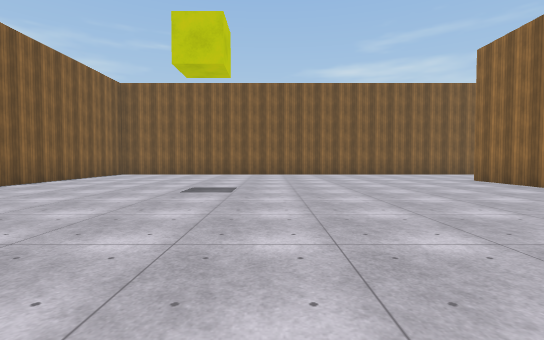
[1] (above)

24 first-person views from a walk through a 3-D level made in the Unity game engine. The camera is 1.3 m above the floor, tilts 2° down and sees 85° across. The floor is counted in squares, 2 m on a side. Each view is taken from the middle of a square. On the plan, view 1 faces up. The plan holds only what a view shows up to about 9 squares ahead; the rest is blank. The place goes on beyond the plan. The player character is not drawn. Surface patterns are stand-ins for the level's own textures.

[2]
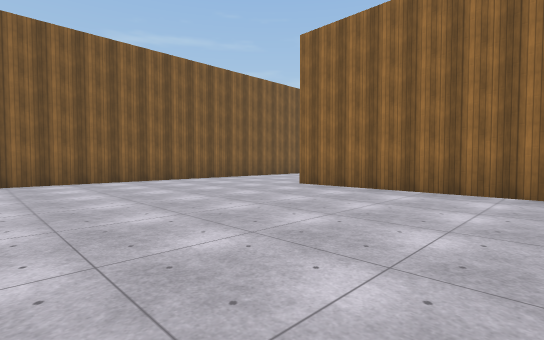

[3]
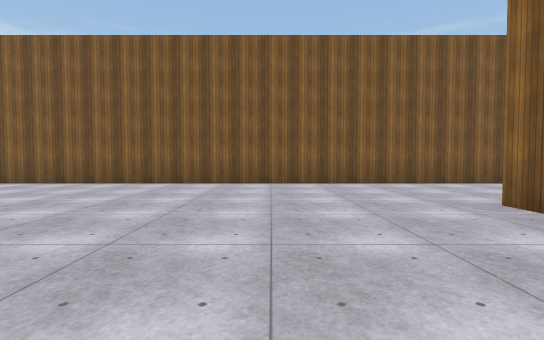

[4]
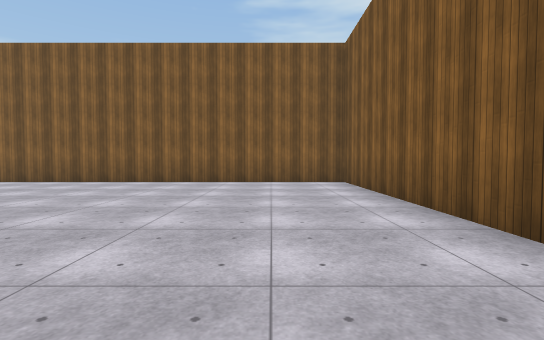

[5]
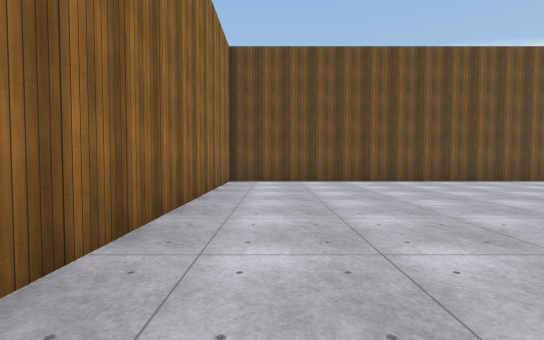

[6]
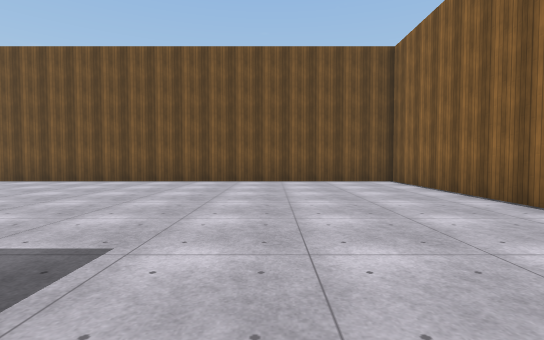

[7]
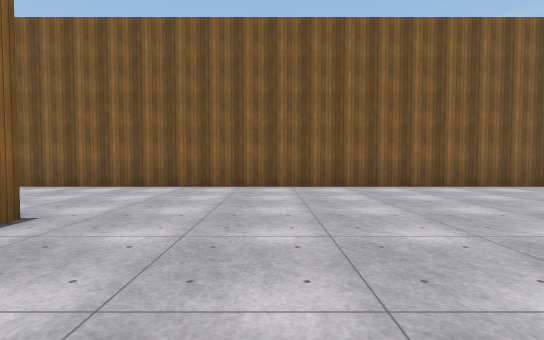

[8]
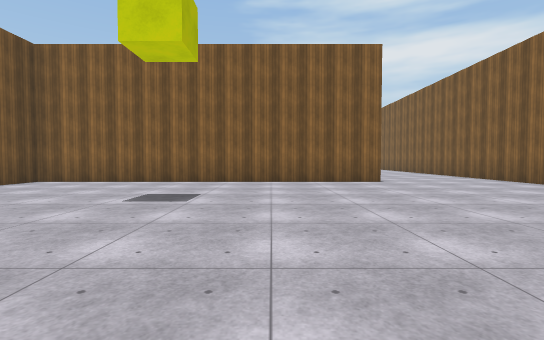

[9]
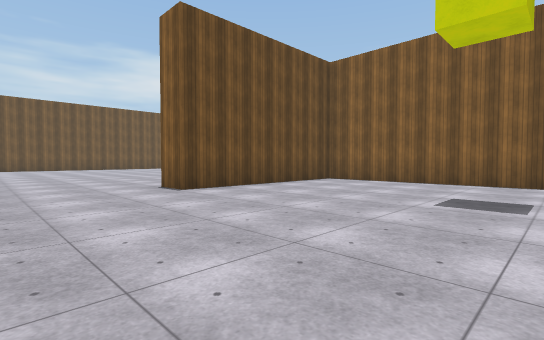

[10]
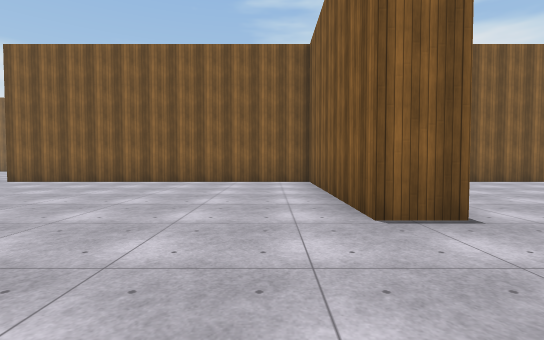

[11]
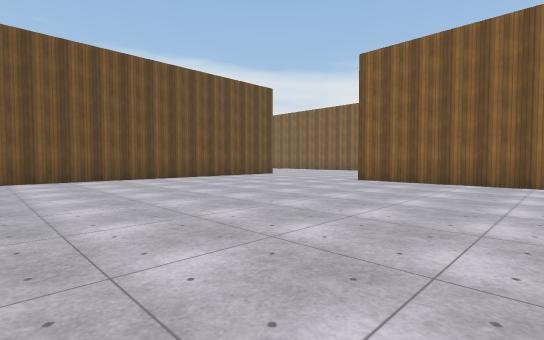

[12]
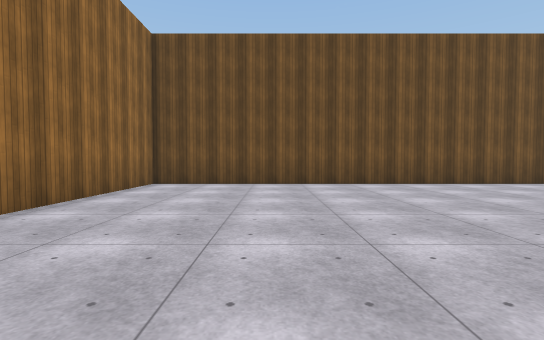

[13]
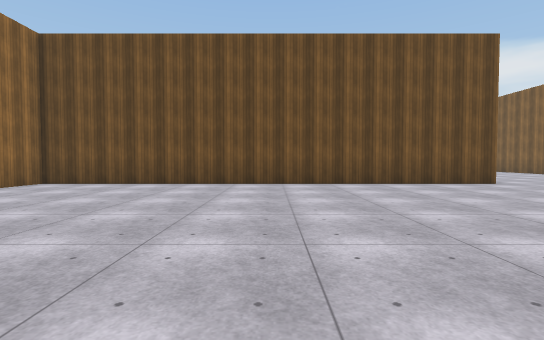

[14]
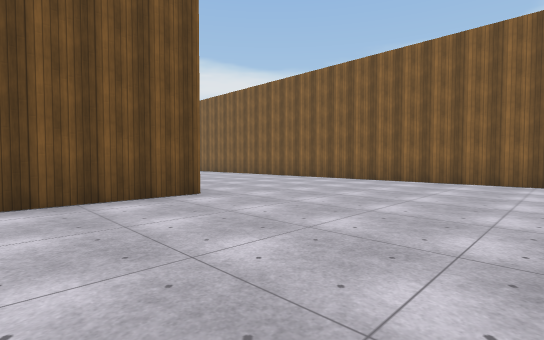

[15]
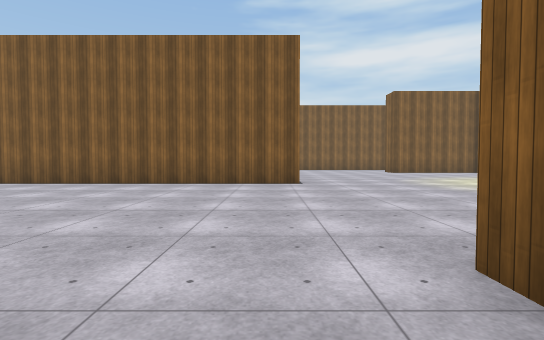

[16]
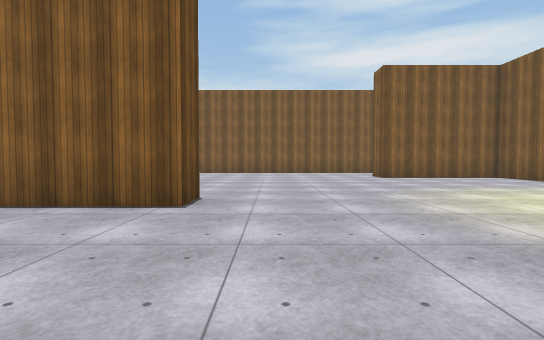

[17]
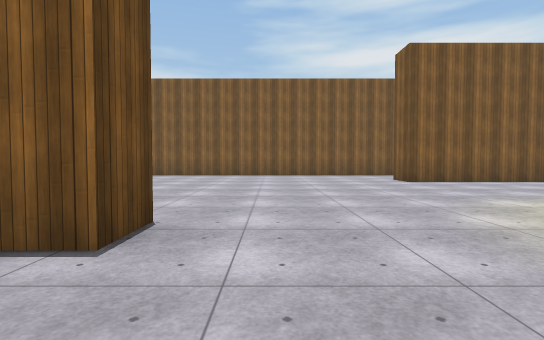

[18]
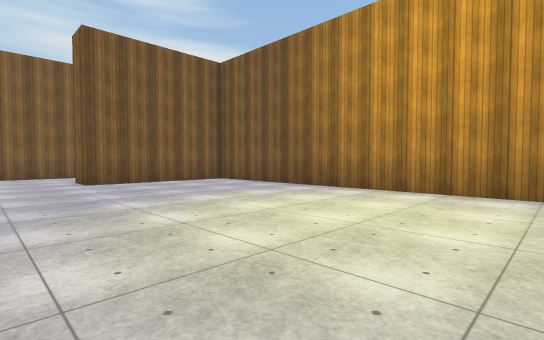

[19]
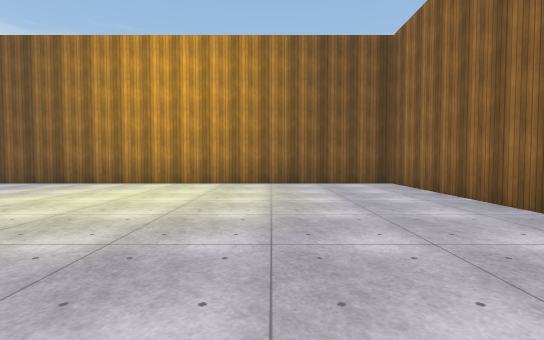

[20]
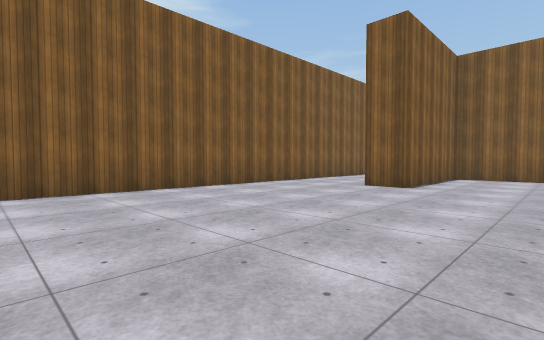

[21]
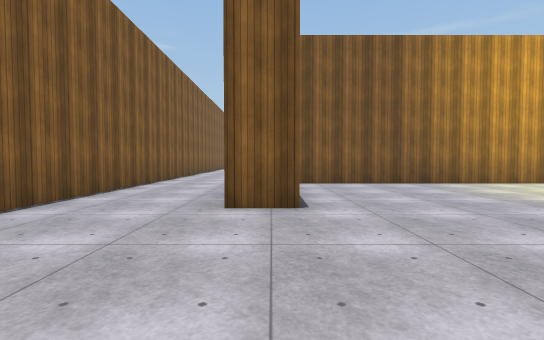

[22]
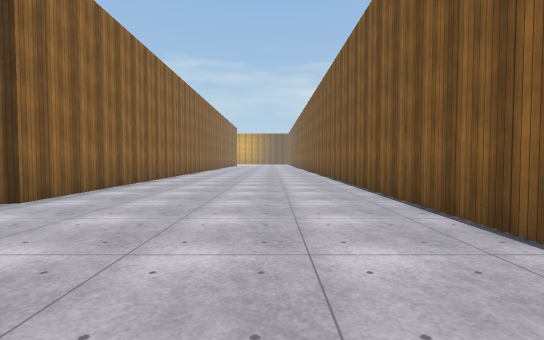

[23]
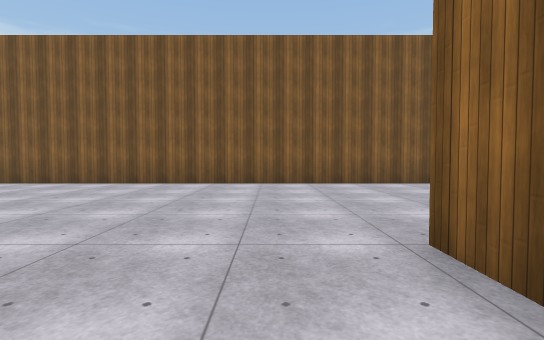

[24]
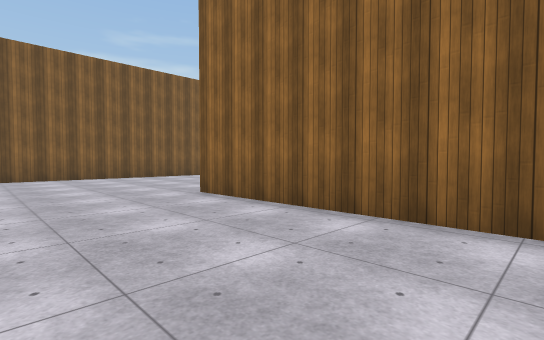

### Floor plan
Points are (right, up) in squares from view 1. A wall is a line through its corners. A room is listed if a view was taken in it or the views show most of it. See-through windows are left out.
Room 1 (views 1, 2, 3, 4, 5, 6)
walls: (5.6, 13.1) (-6.6, 13.1) (-6.6, -0.9) (6.3, -0.9) (6.3, 9.2)
ways out: opening at (6.3, 11) to room 2
Room 2 (views 7, 8, 9, 10, 11, 12, 13, 14, 15, 16, 17, 18, 19, 20, 21, 22, 23, 24)
walls: (6.3, -6.5) (6.3, -1.9) (-6.2, -1.9); (6.8, -10.8) (6.2, -10.8); (-1.1, -11.2) (-0.1, -11.2) (-0.1, -21); (-6.6, -2) (-6.6, -6) (-7.8, -6); (5.9, -16) (18.2, -16) (18.2, -11.4); (7.3, 9.2) (7.3, -0.9) (12.8, -0.9) (12.8, -1.9) (7.3, -1.9) (7.3, -10.9); (18.2, 2.1) (18.2, 7.2); (5.7, -21) (5.7, -16.4); (20.5, 13.1) (5.6, 13.1)
ways out: opening at (6.3, 11) to room 1

Positions as (right, up) in squares from view 1, and headings:
1: (0, 0), facing up
2: (0, 4), facing up-right
3: (3, 5), facing up
4: (2, 11), facing left
5: (5, 8), facing down
6: (-3, 8), facing down
7: (10, 6), facing up
8: (16, 6), facing left
9: (16, 5), facing down-left
10: (16, -3), facing left
11: (16, -6), facing down-left
12: (15, -8), facing down
13: (12, -8), facing down
14: (9, -11), facing down-left
15: (8, -12), facing left
16: (4, -10), facing left
17: (2, -10), facing left
18: (2, -8), facing up-left
19: (3, -10), facing up
20: (-4, -13), facing up-left
21: (-7, -10), facing up
22: (2, -12), facing down
23: (17, 5), facing up
24: (15, 2), facing up-right
